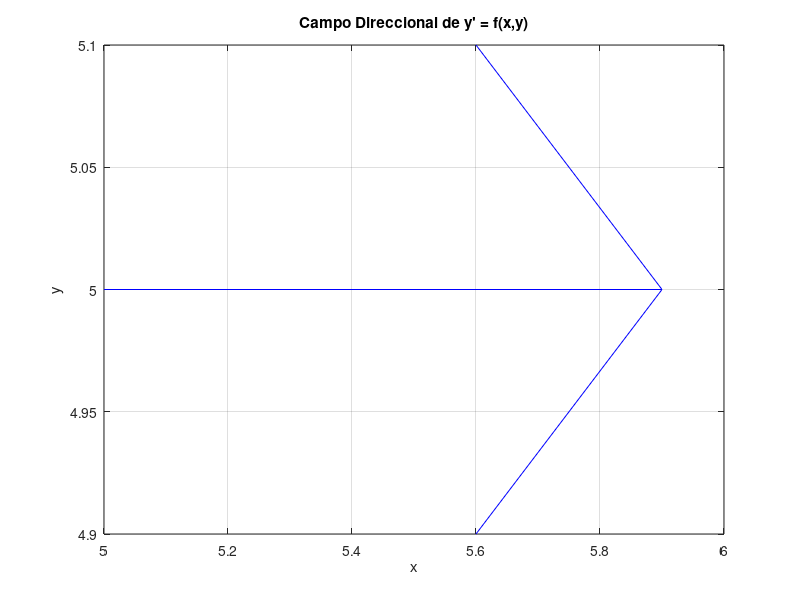

Write MATLAB code to recreate this figure.
% Script en Octave para graficar un campo direccional de y' = f(x,y)

% Definir la función f(x, y) (se puede cambiar según el problema)
f=@(x, y)  x.^2 - y.^2;
;
% Pedir al usuario los valores mínimo y máximo de la malla
x_min = input('Ingrese el valor mínimo de x: ');
x_max = input('Ingrese el valor máximo de x: ');
y_min = input('Ingrese el valor mínimo de y: ');
y_max = input('Ingrese el valor máximo de y: ');

% Definir la malla de puntos
delta = 0.5; % Tamaño de paso entre puntos en la malla
[x, y] = meshgrid(x_min:delta:x_max, y_min:delta:y_max);

% Calcular las direcciones del campo direccional
u = ones(size(x));
v = f(x, y);
norm_factor = sqrt(1 + v.^2);
u = u ./ norm_factor;
v = v ./ norm_factor;

% Graficar el campo direccional
quiver(x, y, u, v, 'b');
xlabel('x'); ylabel('y');
title('Campo Direccional de y'' = f(x,y)');
grid on;
